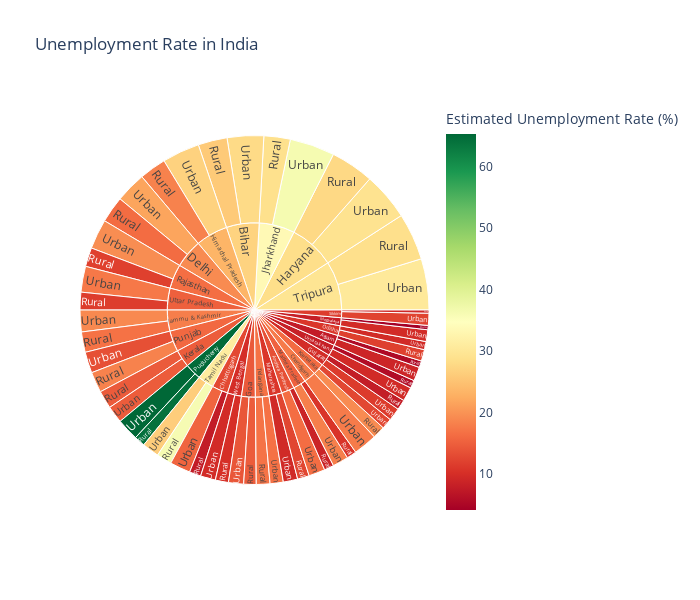

Write notebook code for a chart like this one.
### Code cell
# plotting sunburst
import plotly.express as px

# Create the sunburst plot
figure = px.sunburst(df, 
                     path=['Region', 'Area'], 
                     values='Estimated Unemployment Rate (%)', 
                     width=700, 
                     height=600, 
                     color='Estimated Unemployment Rate (%)',
                     color_continuous_scale='RdYlGn',
                     title="Unemployment Rate in India")

# Show the plot
figure.show()

### Figure 1 — Plotly figure (JSON) as saved in the notebook; plotly's stock layout.template omitted (floating-point values rounded to 4 significant figures)
{"data": [{"branchvalues": "total", "customdata": [[8.699], [5.388], [25.9], [7.778], [16.28], [14.74], [7.872], [27.72], [18.36], [16.88], [28.82], [19.18], [14.57], [10.64], [12.49], [4.173], [11.85], [64.13], [18.35], [11.88], [9.317], [36.2], [16.92], [28.7], [11.58], [5.72], [10.22], [16.37], [8.921], [27.97], [17.73], [15.55], [21.7], [14.1], [11.4], [29.23], [26.92], [18.99], [36.42], [12.6], [14.74], [18.08], [9.47], [9.638], [9.607], [65.3], [13.45], [19.39], [12.2], [26.31], [16.75], [30.43], [17.43], [9.572], [9.615], [13.53], [7.782], [27.06], [17.73], [12.76], [19.19], [14.39], [9.836], [28.51], [23.34], [17.97], [33.61], [16.16], [14.66], [15.24], [10.83], [8.176], [10.91], [64.92], [15.88], [16.47], [11.6], [30.99], [16.84], [29.6], [15.05], [8.197], [9.898]], "domain": {"x": [0, 1], "y": [0, 1]}, "hovertemplate": "labels=%{label}<br>Estimated Unemployment Rate (%)_sum=%{value}<br>parent=%{parent}<br>id=%{id}<br>Estimated Unemployment Rate (%)=%{color}<extra></extra>", "ids": ["Andhra Pradesh/Rural", "Assam/Rural", "Bihar/Rural", "Chhattisgarh/Rural", "Delhi/Rural", "Goa/Rural", "Gujarat/Rural", "Haryana/Rural", "Himachal Pradesh/Rural", "Jammu & Kashmir/Rural", "Jharkhand/Rural", "Karnataka/Rural", "Kerala/Rural", "Madhya Pradesh/Rural", "Maharashtra/Rural", "Meghalaya/Rural", "Odisha/Rural", "Puducherry/Rural", "Punjab/Rural", "Rajasthan/Rural", "Sikkim/Rural", "Tamil Nadu/Rural", "Telangana/Rural", "Tripura/Rural", "Uttar Pradesh/Rural", "Uttarakhand/Rural", "West Bengal/Rural", "Andhra Pradesh/Urban", "Assam/Urban", "Bihar/Urban", "Chandigarh/Urban", "Chhattisgarh/Urban", "Delhi/Urban", "Goa/Urban", "Gujarat/Urban", "Haryana/Urban", "Himachal Pradesh/Urban", "Jammu & Kashmir/Urban", "Jharkhand/Urban", "Karnataka/Urban", "Kerala/Urban", "Madhya Pradesh/Urban", "Maharashtra/Urban", "Meghalaya/Urban", "Odisha/Urban", "Puducherry/Urban", "Punjab/Urban", "Rajasthan/Urban", "Sikkim/Urban", "Tamil Nadu/Urban", "Telangana/Urban", "Tripura/Urban", "Uttar Pradesh/Urban", "Uttarakhand/Urban", "West Bengal/Urban", "Andhra Pradesh", "Assam", "Bihar", "Chandigarh", "Chhattisgarh", "Delhi", "Goa", "Gujarat", "Haryana", "Himachal Pradesh", "Jammu & Kashmir", "Jharkhand", "Karnataka", "Kerala", "Madhya Pradesh", "Maharashtra", "Meghalaya", "Odisha", "Puducherry", "Punjab", "Rajasthan", "Sikkim", "Tamil Nadu", "Telangana", "Tripura", "Uttar Pradesh", "Uttarakhand", "West Bengal"], "labels": ["Rural", "Rural", "Rural", "Rural", "Rural", "Rural", "Rural", "Rural", "Rural", "Rural", "Rural", "Rural", "Rural", "Rural", "Rural", "Rural", "Rural", "Rural", "Rural", "Rural", "Rural", "Rural", "Rural", "Rural", "Rural", "Rural", "Rural", "Urban", "Urban", "Urban", "Urban", "Urban", "Urban", "Urban", "Urban", "Urban", "Urban", "Urban", "Urban", "Urban", "Urban", "Urban", "Urban", "Urban", "Urban", "Urban", "Urban", "Urban", "Urban", "Urban", "Urban", "Urban", "Urban", "Urban", "Urban", "Andhra Pradesh", "Assam", "Bihar", "Chandigarh", "Chhattisgarh", "Delhi", "Goa", "Gujarat", "Haryana", "Himachal Pradesh", "Jammu & Kashmir", "Jharkhand", "Karnataka", "Kerala", "Madhya Pradesh", "Maharashtra", "Meghalaya", "Odisha", "Puducherry", "Punjab", "Rajasthan", "Sikkim", "Tamil Nadu", "Telangana", "Tripura", "Uttar Pradesh", "Uttarakhand", "West Bengal"], "marker": {"coloraxis": "coloraxis", "colors": [8.699, 5.388, 25.9, 7.778, 16.28, 14.74, 7.872, 27.72, 18.36, 16.88, 28.82, 19.18, 14.57, 10.64, 12.49, 4.173, 11.85, 64.13, 18.35, 11.88, 9.317, 36.2, 16.92, 28.7, 11.58, 5.72, 10.22, 16.37, 8.921, 27.97, 17.73, 15.55, 21.7, 14.1, 11.4, 29.23, 26.92, 18.99, 36.42, 12.6, 14.74, 18.08, 9.47, 9.638, 9.607, 65.3, 13.45, 19.39, 12.2, 26.31, 16.75, 30.43, 17.43, 9.572, 9.615, 13.53, 7.782, 27.06, 17.73, 12.76, 19.19, 14.39, 9.836, 28.51, 23.34, 17.97, 33.61, 16.16, 14.66, 15.24, 10.83, 8.176, 10.91, 64.92, 15.88, 16.47, 11.6, 30.99, 16.84, 29.6, 15.05, 8.197, 9.898]}, "name": "", "parents": ["Andhra Pradesh", "Assam", "Bihar", "Chhattisgarh", "Delhi", "Goa", "Gujarat", "Haryana", "Himachal Pradesh", "Jammu & Kashmir", "Jharkhand", "Karnataka", "Kerala", "Madhya Pradesh", "Maharashtra", "Meghalaya", "Odisha", "Puducherry", "Punjab", "Rajasthan", "Sikkim", "Tamil Nadu", "Telangana", "Tripura", "Uttar Pradesh", "Uttarakhand", "West Bengal", "Andhra Pradesh", "Assam", "Bihar", "Chandigarh", "Chhattisgarh", "Delhi", "Goa", "Gujarat", "Haryana", "Himachal Pradesh", "Jammu & Kashmir", "Jharkhand", "Karnataka", "Kerala", "Madhya Pradesh", "Maharashtra", "Meghalaya", "Odisha", "Puducherry", "Punjab", "Rajasthan", "Sikkim", "Tamil Nadu", "Telangana", "Tripura", "Uttar Pradesh", "Uttarakhand", "West Bengal", "", "", "", "", "", "", "", "", "", "", "", "", "", "", "", "", "", "", "", "", "", "", "", "", "", "", "", ""], "type": "sunburst", "values": [77.37, 53.89, 234.8, 92.8, 213.6, 100.7, 82.84, 350.2, 217.1, 164.5, 213.1, 101.1, 144.8, 79.15, 95.34, 34.65, 92.58, 87.16, 166.9, 153.0, 25.4, 122.9, 110.1, 380.3, 142.9, 63.47, 106.0, 132.0, 113.2, 294.9, 191.9, 165.9, 248.2, 121.9, 103.8, 385.8, 302.1, 175.5, 363.3, 85.79, 138.7, 128.2, 116.3, 94.92, 65.84, 178.4, 169.9, 240.7, 97.84, 137.1, 106.6, 413.5, 208.5, 114.3, 121.5, 209.4, 167.1, 529.7, 191.9, 258.7, 461.9, 222.6, 186.6, 735.9, 519.1, 340.0, 576.4, 186.9, 283.5, 207.4, 211.6, 129.6, 158.4, 265.6, 336.9, 393.6, 123.2, 260.0, 216.7, 793.8, 351.4, 177.7, 227.5]}], "layout": {"coloraxis": {"colorbar": {"title": {"text": "Estimated Unemployment Rate (%)"}}, "colorscale": [[0, "rgb(165,0,38)"], [0.1, "rgb(215,48,39)"], [0.2, "rgb(244,109,67)"], [0.3, "rgb(253,174,97)"], [0.4, "rgb(254,224,139)"], [0.5, "rgb(255,255,191)"], [0.6, "rgb(217,239,139)"], [0.7, "rgb(166,217,106)"], [0.8, "rgb(102,189,99)"], [0.9, "rgb(26,152,80)"], [1, "rgb(0,104,55)"]]}, "height": 600, "legend": {"tracegroupgap": 0}, "title": {"text": "Unemployment Rate in India"}, "width": 700}}
